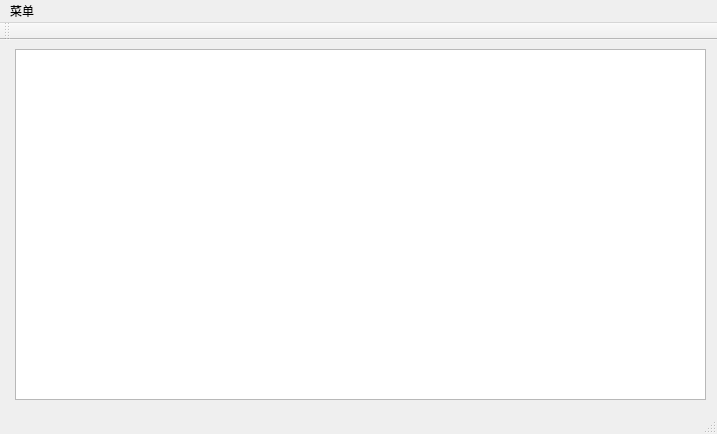
<?xml version="1.0" encoding="UTF-8"?>
<ui version="4.0">
 <class>qt_appClass</class>
 <widget class="QMainWindow" name="qt_appClass">
  <property name="geometry">
   <rect>
    <x>0</x>
    <y>0</y>
    <width>717</width>
    <height>434</height>
   </rect>
  </property>
  <property name="windowTitle">
   <string>qt中文</string>
  </property>
  <widget class="QWidget" name="centralWidget">
   <widget class="QTableView" name="tableView">
    <property name="geometry">
     <rect>
      <x>15</x>
      <y>9</y>
      <width>691</width>
      <height>351</height>
     </rect>
    </property>
   </widget>
  </widget>
  <widget class="QMenuBar" name="menuBar">
   <property name="geometry">
    <rect>
     <x>0</x>
     <y>0</y>
     <width>717</width>
     <height>23</height>
    </rect>
   </property>
   <widget class="QMenu" name="menu">
    <property name="title">
     <string>菜单</string>
    </property>
    <widget class="QMenu" name="menuNew">
     <property name="title">
      <string>new</string>
     </property>
     <addaction name="actionNew_file"/>
     <addaction name="actionNew_fl"/>
     <addaction name="separator"/>
    </widget>
    <addaction name="menuNew"/>
    <addaction name="separator"/>
    <addaction name="actionOpen"/>
   </widget>
   <addaction name="menu"/>
  </widget>
  <widget class="QToolBar" name="mainToolBar">
   <attribute name="toolBarArea">
    <enum>TopToolBarArea</enum>
   </attribute>
   <attribute name="toolBarBreak">
    <bool>false</bool>
   </attribute>
  </widget>
  <widget class="QStatusBar" name="statusBar"/>
  <action name="actionOpen">
   <property name="text">
    <string>open</string>
   </property>
  </action>
  <action name="actionNew_file">
   <property name="text">
    <string>new file</string>
   </property>
  </action>
  <action name="actionNew_fl">
   <property name="text">
    <string>new fl</string>
   </property>
  </action>
 </widget>
 <layoutdefault spacing="6" margin="11"/>
 <resources>
  <include location="qt_app.qrc"/>
 </resources>
 <connections/>
</ui>
